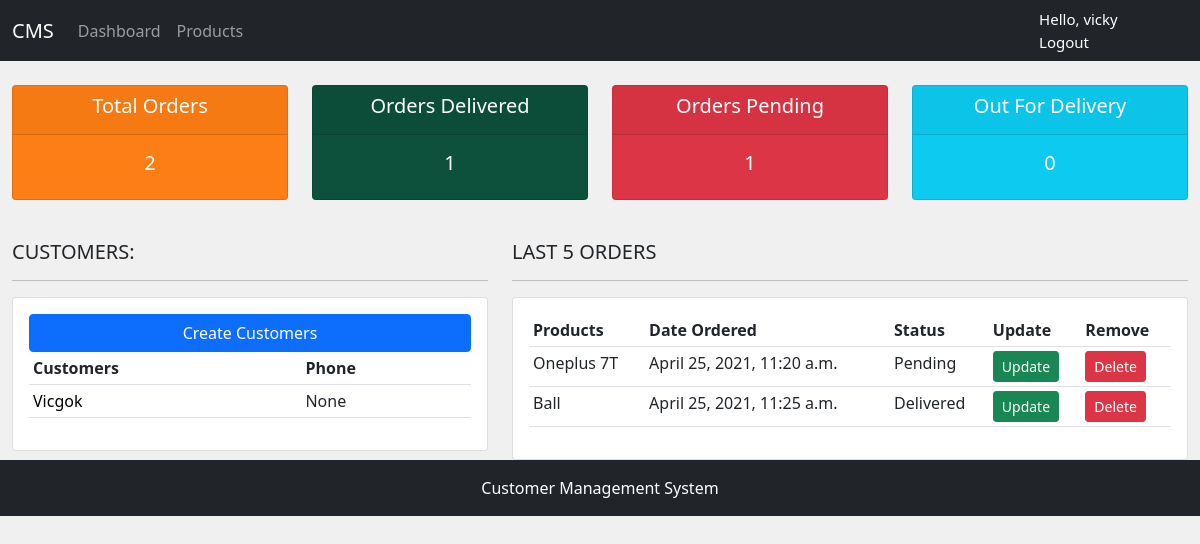
The app's page / (signed in) with its own data.
### accounts/models.py (models this page shows, shortened)
class Customer(models.Model):
    user = models.OneToOneField(User, null=True, blank=True,on_delete=models.CASCADE)
    name = models.CharField(max_length=200, null=True)
    phone = models.CharField(max_length=200,blank=True, null=True)
    email = models.CharField(max_length=200, null=True)
    profile_pic = models.ImageField(null=True, blank=True)
    date_created = models.DateTimeField(auto_now_add=True, null=True)
    class Meta:
        verbose_name_plural = 'Customers'

class Order(models.Model):
    STATUS = (
        ('Pending','Pending'),
        ('Out for delivery','Out for delivery'),
        ('Delivered','Delivered'),
    )
    customer = models.ForeignKey(Customer, null=True, on_delete=SET_NULL)
    product = models.ForeignKey(Product, null=True,on_delete=SET_NULL)
    date_created= models.DateTimeField(auto_now_add=True,null=True)
    status = models.CharField(max_length=200, null=True, choices=STATUS)
    class Meta:
        verbose_name_plural = 'Orders'

class Product(models.Model):
    CATEGORY = (
        ('Indoor', 'Indoor'),
        ('Out door','Out door'),
        )
    name = models.CharField(max_length=200, null=True)
    price = models.CharField(max_length=200,null=True)
    category = models.CharField(max_length=200,null=True,choices=CATEGORY)
    description = models.CharField(max_length=200,null=True, blank=True)
    date_created= models.DateTimeField(auto_now_add=True,null=True)
    tags = models.ManyToManyField(Tag)
    def __str__(self):
        return self.name
    class Meta:
        verbose_name_plural = 'Products'

### accounts/decorators.py (the view)
    def wrapper_func(request,*args,**kwargs):
        group = None
        if request.user.groups.exists():
            group = request.user.groups.all()[0].name
        if group == 'customer':
            return redirect('/user/')
        if group == 'admin':
            return view_func(request,*args,**kwargs)

### accounts/views.py (called while the page is built)
@login_required(login_url='accounts:login')
@admin_only
def home(request):
    customer = Customer.objects.all()
    orders = Order.objects.all()
    total_orders = orders.count()
    delivered = orders.filter(status='Delivered').count()
    pending  = orders.filter(status='Pending').count()
    out_for_delivery = orders.filter(status='Out for delivery').count()
    context = {
        'customer': customer,
        'orders': orders,
        'total_orders': total_orders,
        'delivered':delivered,
        'pending':pending,
        'out_for_delivery':out_for_delivery
    }
    return render(request,'accounts/dashboard.html',context)

### accounts/templates/accounts/dashboard.html
{% extends 'accounts/base.html' %}
{% load static %}
{% block content %}
    {% include 'accounts/status.html' %}
    <br>
        <div class="row">
            <div class="col-md-5">
                <h5>CUSTOMERS:</h5>
                <hr>
                <div class="card">
                    <div class="card-body">
                        <a type="button" class="btn btn-primary d-grid gap-2">Create Customers</a>
                        <table class="table table-sm">
                            <tr>
                                <th>Customers</th>
                                <th>Phone</th>
                            </tr>
                            {% for customer in customer %}
                                <tr>
                                    <td><a style="text-decoration: none; color: black;"
                                        href="{% url 'accounts:customers'  customer.id %}">{{ customer.name }}</a> </td>
                                    <td> {{ customer.phone }} </td>
                                </tr>
                            {% endfor %}
                        </table>
                    </div>
                </div>
            </div>
            <div class="col-md-7">
                <h5>LAST 5 ORDERS</h5>
                <hr>
                <div class="card">
                    <div class="card-body">
                        <div class="table-responsive">
                            <table class="table table-sm">
                                <tr>
                                    <th>Products</th>
                                    <th>Date Ordered</th>
                                    <th>Status</th>
                                    <th>Update</th>
                                    <th>Remove</th>
                                </tr>
                                {% for order in orders|slice:":5" %}
                                <tr>
                                    <td> {{ order.product }} </td>
                                    <td> {{ order.date_created }} </td>
                                    <td> {{ order.status }} </td>
                                    <td> <a href="{% url 'accounts:update_order' order.id  %}" class='btn btn-success btn-sm' >Update</a> </td>
                                    <td> <a href="{% url 'accounts:delete_order' order.id  %}" class='btn btn-danger btn-sm' >Delete</a> </td>
                                </tr>
                                {% endfor %}
                            </table>
                        </div>
                    </div>
                </div>
            </div>
        </div>
{% endblock %}

### accounts/templates/accounts/navbar.html (shortened to what this page needs)
<nav class="navbar navbar-expand-lg navbar-dark bg-dark">
    <div class="container-fluid">
      <a class="navbar-brand" href="#" id="logo">CMS</a>
      <div class="collapse navbar-collapse" id="navbarNav">
        <ul class="navbar-nav">
          {% if request.user.is_staff %}
          <li class="nav-item">
            <a class="nav-link" aria-current="page" href="{% url 'accounts:home' %}">Dashboard</a>
          </li>
          <li class="nav-item">
            <a class="nav-link" aria-current="page" href="{% url 'accounts:products' %}">Products</a>
          </li>
          {% endif %}
        </ul>
      </div>
    </div>
    {% if request.user.is_staff %}
      <span class="user-login-feed">Hello, {{request.user.username}}
    {% else %}
    <span class="user-login-feed">Hello, {{request.user.customer.name}}
    {% endif %}
      <span ><a class="user-login-feed" href="{% url 'accounts:logout' %}">Logout</a></span>
    </span>
  </nav>

### static/css/main.css (style rules this page uses)
body { background: #F0F0F0; }

### accounts/templates/accounts/navbar.html (style rules this page uses)
.user-login-feed { font-size: 15px; color: #FFF; padding-right: 5px; margin-right: 20px; text-decoration: none; }

### records on screen
Customer: name "Vicgok", phone "None"
Order: product "Oneplus 7T", date_created "April 25, 2021, 11:20 a.m.", status "Pending"
Order: product "Ball", date_created "April 25, 2021, 11:25 a.m.", status "Delivered"

### other values on screen
{{ request.user.username }} "vicky"
{{ total_orders }} "2"
{{ delivered }} "1"
{{ pending }} "1"
{{ out_for_delivery }} "0"
